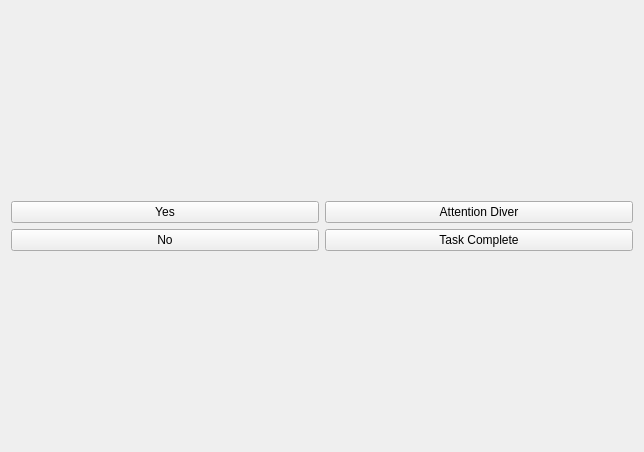
<?xml version="1.0" encoding="UTF-8"?>
<ui version="4.0">
 <class>uhriWidget</class>
 <widget class="QWidget" name="uhriWidget">
  <property name="enabled">
   <bool>true</bool>
  </property>
  <property name="geometry">
   <rect>
    <x>0</x>
    <y>0</y>
    <width>644</width>
    <height>452</height>
   </rect>
  </property>
  <property name="windowTitle">
   <string>uhri</string>
  </property>
  <layout class="QVBoxLayout" name="verticalLayout" stretch="0">
   <item>
    <layout class="QGridLayout" name="gridLayout">
     <item row="0" column="1">
      <widget class="QPushButton" name="attention_pushButton">
       <property name="text">
        <string>Attention Diver</string>
       </property>
      </widget>
     </item>
     <item row="0" column="0">
      <widget class="QPushButton" name="yes_pushButton">
       <property name="text">
        <string>Yes</string>
       </property>
      </widget>
     </item>
     <item row="1" column="0">
      <widget class="QPushButton" name="no_pushButton">
       <property name="text">
        <string>No</string>
       </property>
      </widget>
     </item>
     <item row="1" column="1">
      <widget class="QPushButton" name="taskcomplete_pushButton">
       <property name="text">
        <string>Task Complete</string>
       </property>
      </widget>
     </item>
    </layout>
   </item>
  </layout>
 </widget>
 <resources/>
 <connections/>
</ui>
